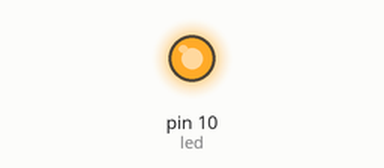
Recording of a sketch running on a simulated Arduino Uno, built with avr-gcc and run on an emulated ATmega328P. On the bench: output pins drawn as LEDs (lit = HIGH).

Above: at 1.0 s.
At 5.5 s:
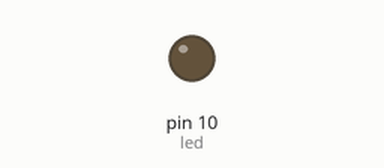
Timing chart, 0 to 6.9 s (numbered marks = the images above):
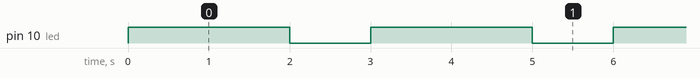

The sketch:

Uno_Blink.ino
```cpp
// Pin D10 has a DIP LED connected, via breadboard
int led = 10;

// the setup routine runs once when you press reset:
void setup() {
  // initialize the digital pin as an output.
  pinMode(led, OUTPUT);
}

// the loop routine runs over and over again forever:
void loop() {
  digitalWrite(led, HIGH);   // turn the LED on (HIGH is the voltage level)
  delay(2000);               // wait for 2 seconds - how long LED stays lit
  digitalWrite(led, LOW);    // turn the LED off by making the voltage LOW
  delay(1000);               // wait for a second - how long LED stays off
}
```

Measured:
- by itself, pin 10 (led): alternates HIGH for 2.0 s and LOW for 1.0 s
